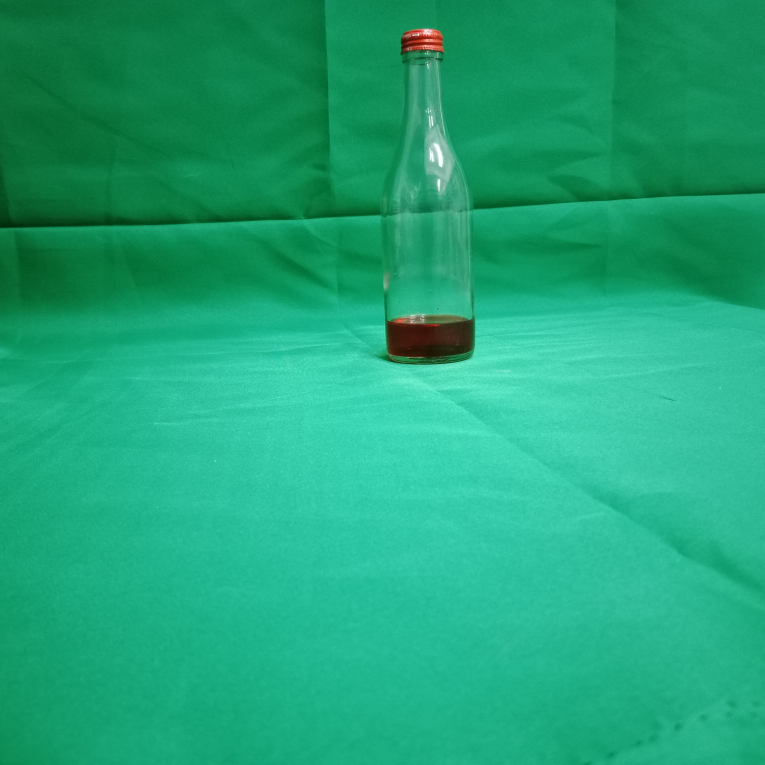
#> input picture lab04/data/50mL/IMG_20240214_101104.jpg, 3060 x 3060 px (shown at 1/4 size); its folder holds only this picture in this run
$ python Ciudadano_lab04.py
#> lines starting #> are read from the running program, lines starting #| are printed output that depends on the picture; after the words box and inside, x2 and y2 are one past the last pixel; in counts of white or black regions, pixels touching at a corner belong together
'''
  CMSC 174 Laboratory 4: Fluid Volume Estimation

  File Name:    Ciudadano_lab04.py
  Author:       Gio Ciudadano
  Modified:     02/03/2024 9:28pm

  Description:  This program makes use of image filtering and thresholding to
                estimate the volume of a fluid inside a container.
'''

import os
import numpy as np
import cv2

# Calibration constants. Adjusted when changing collections.
CALIBRATION_MINIMUM_THRESHOLD = 83        # Defines the threshold cutoff and number of dilate/erode iterations when finding edges for contour construction.
CALIBRATION_DILATE_ERODE_ITERS = 5

CALIBRATION_PIXEL_VALUE = 850             # Defines the value of a pixel in the contour area. Lower number means higher pixel value.
CALIBRATION_MINIMUM_AREA_SIZE = 1000      # Defines the minimum and maximum sizes for contour rejection when finding the container with the fluid.
CALIBRATION_MAXIMUM_AREA_SIZE = 400000

def display_laboratory_details() -> str:
  '''
    Displays information about the current laboratory and prompts the user to select an option.
  '''

  os.system('cls')
  print("\x1b[38;5;129mWelcome to CMSC 174 Laboratory 4: Volume Estimation")
  print("\x1b[38;5;177mThis program makes use of image filtering and thresholding\nto estimate the volume of a fluid inside a container.\n")
  print("\x1b[38;5;228mSELECT IMAGE\x1b[37m")
  print("1. 50mL\t\t5. Unknown A")
  print("2. 100mL\t6. Unknown B")
  print("3. 200mL\t7. Unknown C")
  print("4. 350mL")
  return input("\n\x1b[38;5;228mPlease select an option:\x1b[37m ")
#> the answer given: 1
#> in get_average_volume, image is the input picture: shape (3060, 3060, 3); mean B, G, R 119.9, 165, 30.7

def get_volume(image : np.array):
  '''
    Uses thresholding to isolate possible fluids and construct a set of contours. Selects a contour containing the fluid based on criteria.
    Measures the area of the selected contour and calculates the volume using a pre-defined calibration constant.

    Parameters:
      Image - The image for which a container contains an unspecified volume of a fluid.

    Returns:
      Volume - The volume of a fluid in a container from the given image.

  '''

  # Converts the image to grayscale and uses thresholding to find edges, then dilates and erodes multiple times to further isolate the edges.
  image_gray = cv2.cvtColor(image, cv2.COLOR_BGR2GRAY)
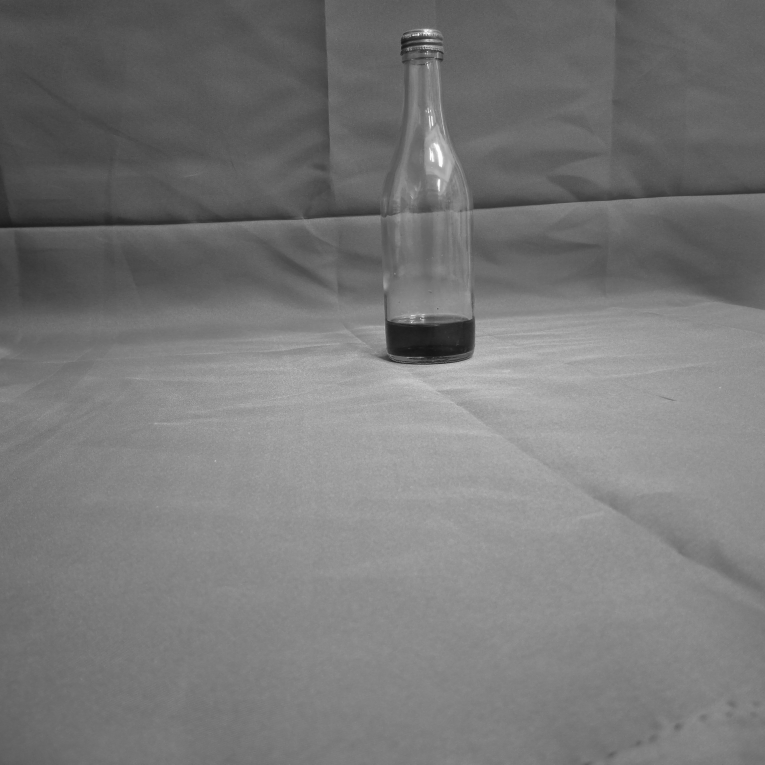
#> image_gray: shape (3060, 3060) (shown at 1/4 size); min 16, max 253, mean 119.7
  _, edges = cv2.threshold(image_gray, CALIBRATION_MINIMUM_THRESHOLD,255,cv2.THRESH_BINARY)
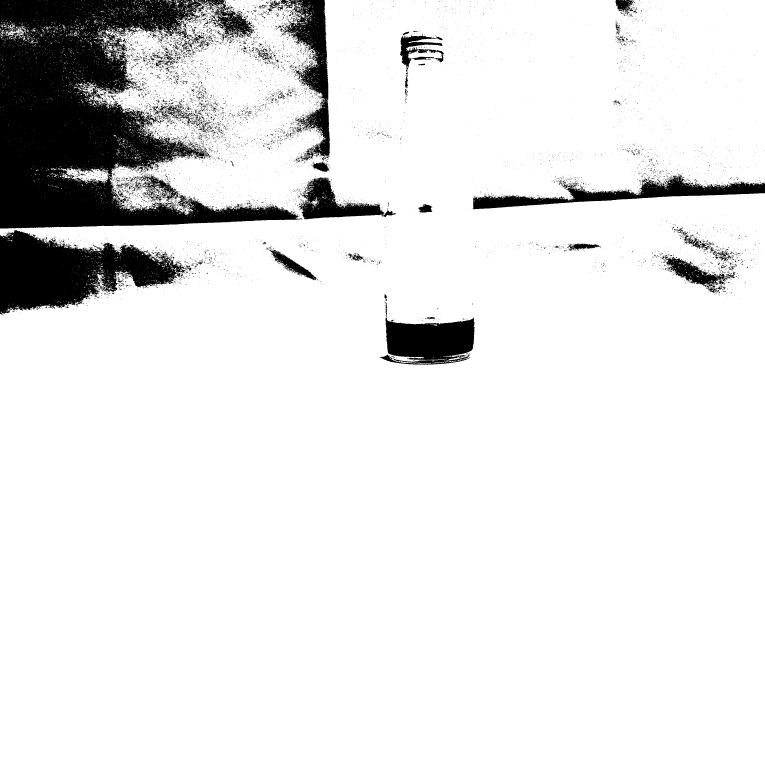
#> edges: shape (3060, 3060) (shown at 1/4 size); 89.9% white; 12219 black regions (11701 under 20 px), largest, box (x1, y1, x2, y2) and area: (0, 0, 1210, 914) 530489, (0, 921, 743, 1259) 136683, (1520, 1270, 1899, 1459) 51904
  edges = cv2.dilate(edges, None, iterations=CALIBRATION_DILATE_ERODE_ITERS)
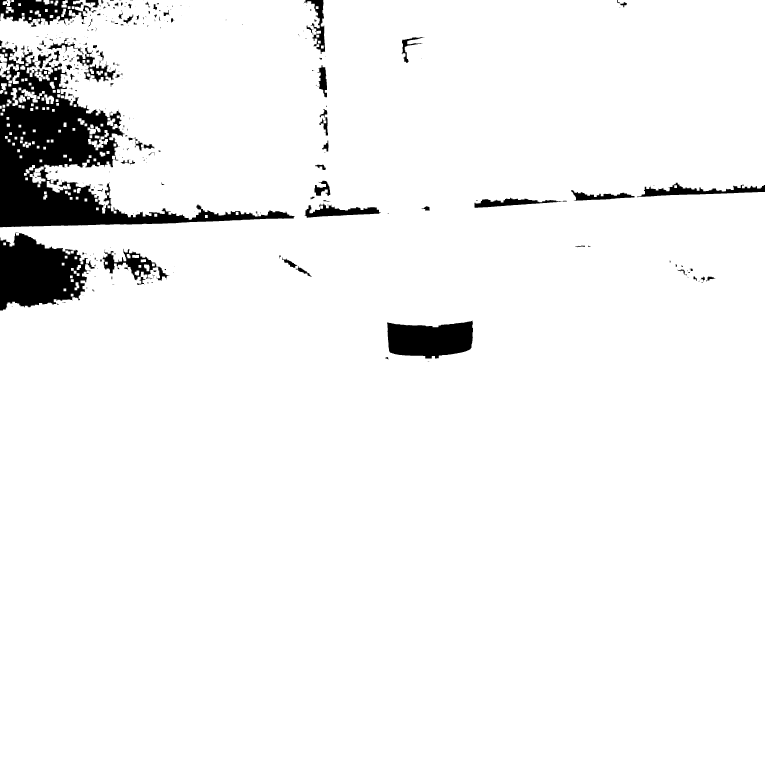
#> edges: shape (3060, 3060) (shown at 1/4 size); 95.3% white; 309 black regions (171 under 20 px), largest, box (x1, y1, x2, y2) and area: (0, 182, 1178, 909) 225193, (0, 929, 378, 1242) 75962, (1548, 1282, 1892, 1434) 40728
  edges = cv2.erode(edges, None, iterations=CALIBRATION_DILATE_ERODE_ITERS)
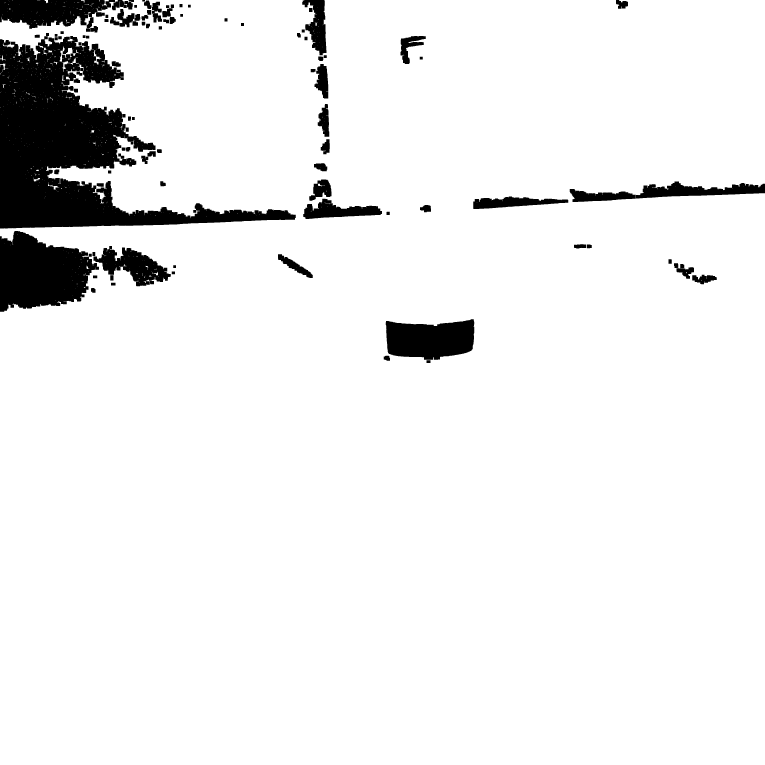
#> edges: shape (3060, 3060) (shown at 1/4 size); 93% white; 101 black regions

  # From the given edges, constructs a list of contours. Checks the area of each contour and rejects contours that are too small or too large based
  # on pre-defined calibration constants.
  contours, _ = cv2.findContours(edges, cv2.RETR_LIST, cv2.CHAIN_APPROX_NONE)
#> contours = 663 contours, 542 with area under 20; largest, box (x1, y1, x2, y2) and area: (0, 0, 3060, 3060) 8848590, (1542, 1276, 1898, 1440) 46671, (373, 983, 684, 1146) 24494, (1212, 794, 1529, 877) 14105, (1892, 785, 2274, 837) 11561
  contours_filtered = []
  contours_filtered_area = []
  for contour in contours:
    contour_area = cv2.contourArea(contour)
    if (contour_area > CALIBRATION_MINIMUM_AREA_SIZE and contour_area < CALIBRATION_MAXIMUM_AREA_SIZE):
      contours_filtered.append(contour)
      contours_filtered_area.append(contour_area)
#> this loop made 663 passes
#> contour_area on passes 1 to 3: 202, 454.5, 46671
#> after the loop, contours_filtered = 19 contours; largest, box (x1, y1, x2, y2) and area: (1542, 1276, 1898, 1440) 46671, (373, 983, 684, 1146) 24494, (1212, 794, 1529, 877) 14105, (1892, 785, 2274, 837) 11561, (2278, 755, 2544, 809) 8584; contours_filtered_area = [46671, 2470, 1881.5, 4125, 24494, 1025, 14105, 11561, 8584.5, 4798, 1334, 1560.5, 3984, 5158, 1324.5, 5143, 3204, 1057.5, 2375]

  # Selects the largest of the accepted contours as the contour containing the fluid inside a container and divides it with a pre-defined calibration
  # constant to get the total volume of the fluid.
  return max(contours_filtered_area)/CALIBRATION_PIXEL_VALUE

def get_average_volume(dir):
  '''
    Finds and prints the average volume of all images in a directory.

    Parameters:
      Dir - Directory of the containing images.
  '''


  total_volume : float = 0
  files = os.listdir(os.fsencode(dir))
  print("")

  # Loops through each image file and runs get_volume() to get the volume of a fluid inside a container from each image.
  for file in files:
    file_path = f"{dir}/{file.decode('ascii')}"
    image = cv2.imread(file_path)
    volume = get_volume(image)
#> volume = 54.91
    print(f"Reading image at {file_path}...\t{volume:.2f} mL")
#> (printed output is left out)
    total_volume += volume
#> total_volume = 54.91

  print(f"\nThe total fluid in the container is about \x1b[38;5;154m{total_volume/len(files):.2f}\x1b[37m mL\n")
#| The total fluid in the container is about [38;5;154m54.91[37m mL

selectedOption : str = display_laboratory_details()
match selectedOption:
  case "1": dir = "data/50mL"
  case "2": dir = "data/100mL"
  case "3": dir = "data/200mL"
  case "4": dir = "data/350mL"
  case "5": dir = "data/guess/A"
  case "6": dir = "data/guess/B"
  case "7": dir = "data/guess/C"
  case _: raise Exception("No option selected. Please run the program again.")
get_average_volume(dir)
